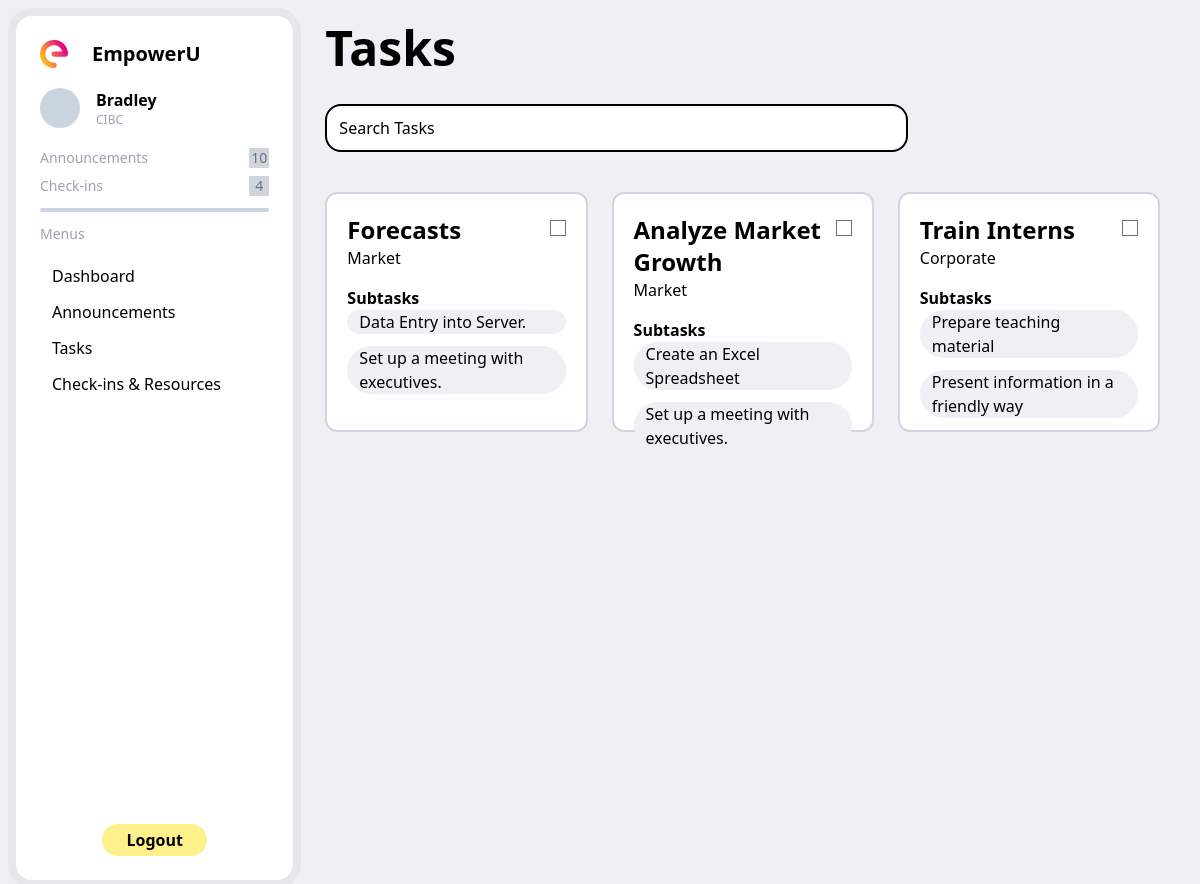
The page /tasks (signed in) on the database its author committed.
### docs/models.py (models this page shows, shortened)
class User(db.Model, UserMixin): #Use UserMixin class to add prexisting methods
    id = db.Column(db.Integer(), primary_key = True)
    username = db.Column(db.String(length = 45), nullable = False, unique = True)
    email_address = db.Column(db.String(), unique = True, nullable = False)
    password_hash = db.Column(db.String(), nullable = False)
    is_manager = db.Column(db.Boolean())
    company = db.Column(db.String(length = 45), nullable = False)
    tasks = db.relationship('Task', backref = "assigned_tasks", lazy = True)
    @property
    def password(self):
      return self.password

class Task(db.Model):
   id = db.Column(db.Integer(), primary_key = True)
   title =  db.Column(db.String(length = 45), nullable = False)
   assigned_to = db.Column(db.Integer(), db.ForeignKey("user.id"))
   task_type = db.Column(db.String(length = 45), nullable = False)
   subtask1 = db.Column(db.String(length = 100))
   subtask2 = db.Column(db.String(length = 100))

### docs/routes.py (the view)
@login_required #Execute before setting up the route
@app.route("/tasks", methods=['POST', 'GET'])
def tasks_page():
    if current_user.is_authenticated:
        tasks = Task.query.filter_by(assigned_to = current_user.id)
        return render_template("tasks.html", tasks = tasks)
    return redirect(url_for("register_page"))

### docs/models.py (called while the page is built)
@loginmanager.user_loader #Required property for the users to be authenticated
def load_user(user_id):
    return User.query.get(user_id)

### docs/templates/tasks.html (shortened to what this page needs)
{% extends 'base.html' %}
{% block body %}
    <div class="ml-4 mt-6 h-screen w-3/4 flex flex-col">
        <h1 class="text-5xl font-bold">Tasks</h1>
        <div class="flex flex-row">
            <input type="text" id="fname" value="Search Tasks" name="fname" class="h-12 mt-8 border-solid border-2 rounded-2xl border-black w-8/12">
        </div>
        <div class="overflow-y-scroll">
            <div class="mt-10 mb-8 grid-rows-auto gap-6 grid grid-cols-3 mr-10">
                {% for task in tasks %}
                <div class="border-b_grey border-2 bg-white rounded-xl h-60 p-5">
                  <div class="flex-row flex justify-between ">
                    <h1 class="text-2xl font-semibold ">{{ task.title }}</h1>
                    <form method = "POST" >
                      <input type = "checkbox" name = "{{task.id}}", value = "{{task.id}}">
                    </form>
                  </div>
                    <p>{{ task.task_type }}</p>
                    <h4 class="font-semibold mt-4">Subtasks</h4>
                    <ul>
                      <li class="bg-inner_grey rounded-full px-3 mb-3">{{ task.subtask1 }}</li>
                      <li class="bg-inner_grey rounded-full px-3">{{ task.subtask2 }}</li>
                    </ul>
                </div>
                {% endfor %}
            </div>
        </div>
    </div>
{% endblock %}

### docs/templates/base.html (shortened to what this page needs)
<!DOCTYPE html>
<html lang="en">
<head>
    <script src="https://cdn.tailwindcss.com"></script>
    <script src="https://cdn.tailwindcss.com?plugins=forms,typography,aspect-ratio,line-clamp"></script>
</head>
<body class="flex flex-row h-screen bg-main_bg">
  <div class="bg-white rounded-3xl border-solid border-8 m-2 w-1/4 p-6 flex flex-col">
    <div class="flex flex-row">
        <img src="{{url_for('static', filename='images/EmpowerULogo.svg')}}" alt="EmpowerU Logo">
        <h1 class="text-xl font-bold ml-6">EmpowerU</h1>
    </div>
    <div class="flex flex-row">
      {% if current_user.is_authenticated %}
        <div class="w-10 h-10 rounded-full mt-5 bg-slate-300"></div>
        <div>
            <p class="mt-5 ml-4 font-semibold">{{current_user.username}}</p>
            <p class="ml-4 text-xs text-gray-400">{{current_user.company}}</p>
        </div>
      {% endif %}
    </div>
    <div class="flex flex-row mt-5 justify-between notification_container  ">
        <p class="text-sm text-gray-400 notification transition-colors ease-out duration-200">Announcements</p>
        <p class="bg-gray-300 text-slate-500 text-center w-5 h-5 text-sm ping transition-colors ease-out duration-200">10</p>
    </div>
    <div class="mt-2 text-gray-400 flex flex-row justify-between notification_container">
        <p class="text-sm notification transition-colors ease-out duration-200">Check-ins</p>
        <p class="bg-gray-300 text-slate-500 text-center w-5 h-5 text-sm ping transition-colors ease-out duration-200">4</p>
    </div>
    <div class="rounded-full mt-3 h-1 bg-slate-300"></div>
    <div class="text-gray-400 text-sm">
        <p class="mt-3">Menus</p>
    </div>
    <div class="flex flex-col gap-y-3 mt-5 w-full">
          <a href="{{url_for('dashboard_page')}}" class="nav_item {{ 'active' if active_page == 'dash' else '' }}">Dashboard</a>
        <a href="{{url_for('announcements_page')}}" class="nav_item {{ 'active' if active_page == 'announce' else '' }}">Announcements</a>
        <a href="{{url_for('tasks_page')}}" class="nav_item {{ 'active' if active_page == 'task' else '' }}">Tasks</a>
        <a href="{{url_for('checkin_page')}}" class="nav_item {{ 'active' if active_page == 'check' else '' }}">Check-ins & Resources</a>
    </div>
    <a href = "{{url_for('logout_page')}}" class="text-center font-semibold w-fit py-1 px-6 bg-yellow-200 mx-auto rounded-full mt-auto">Logout</a>
</div>
    {% block body %}{% endblock %}
</body>

### rows shown on the page
User: username "Bradley", company "CIBC"
Task: title "Forecasts", task_type "Market", subtask1 "Data Entry into Server.", subtask2 "Set up a meeting with executives."
Task: title "Analyze Market Growth", task_type "Market", subtask1 "Create an Excel Spreadsheet", subtask2 "Set up a meeting with executives."
Task: title "Train Interns", task_type "Corporate", subtask1 "Prepare teaching material", subtask2 "Present information in a friendly way"
